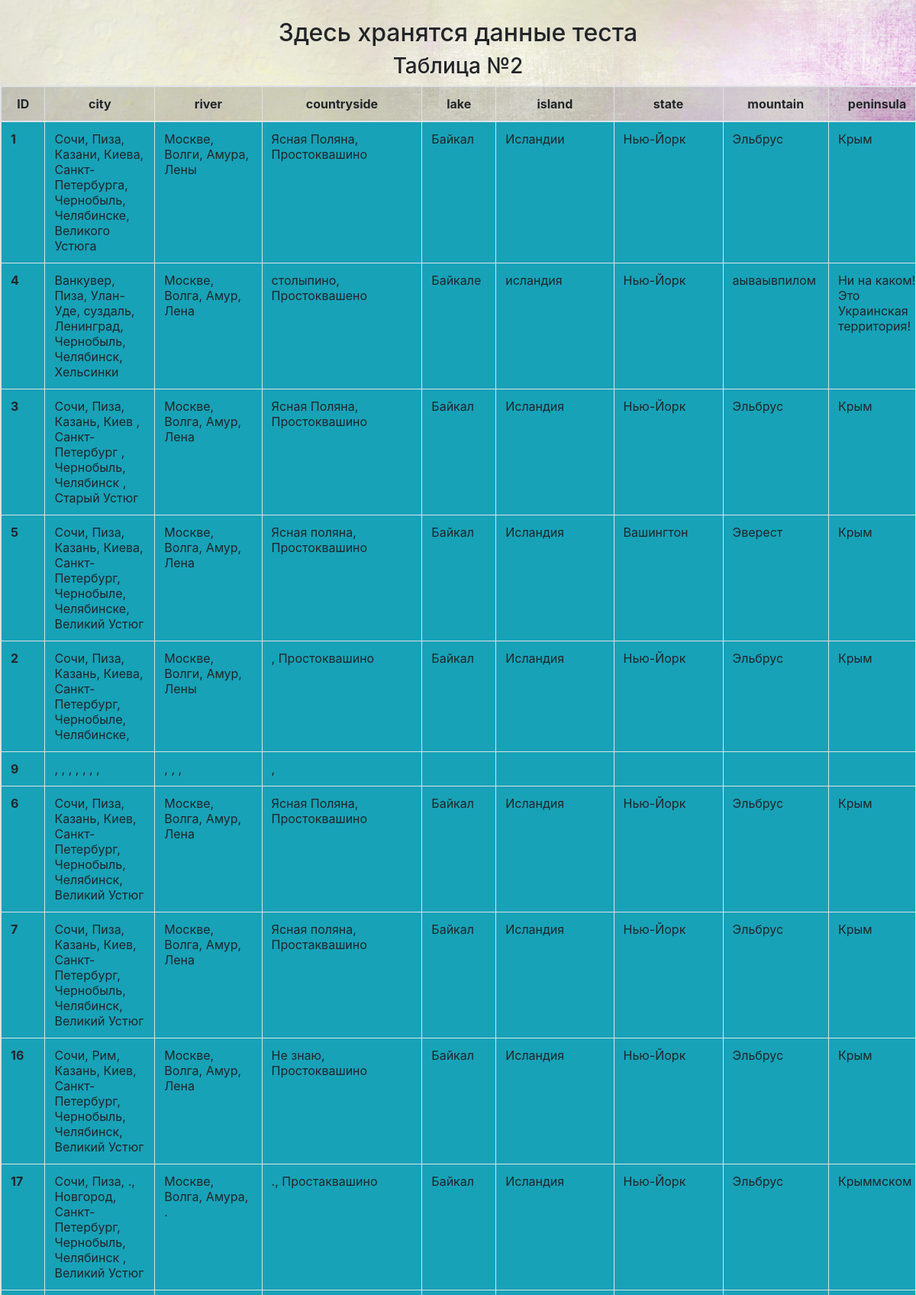
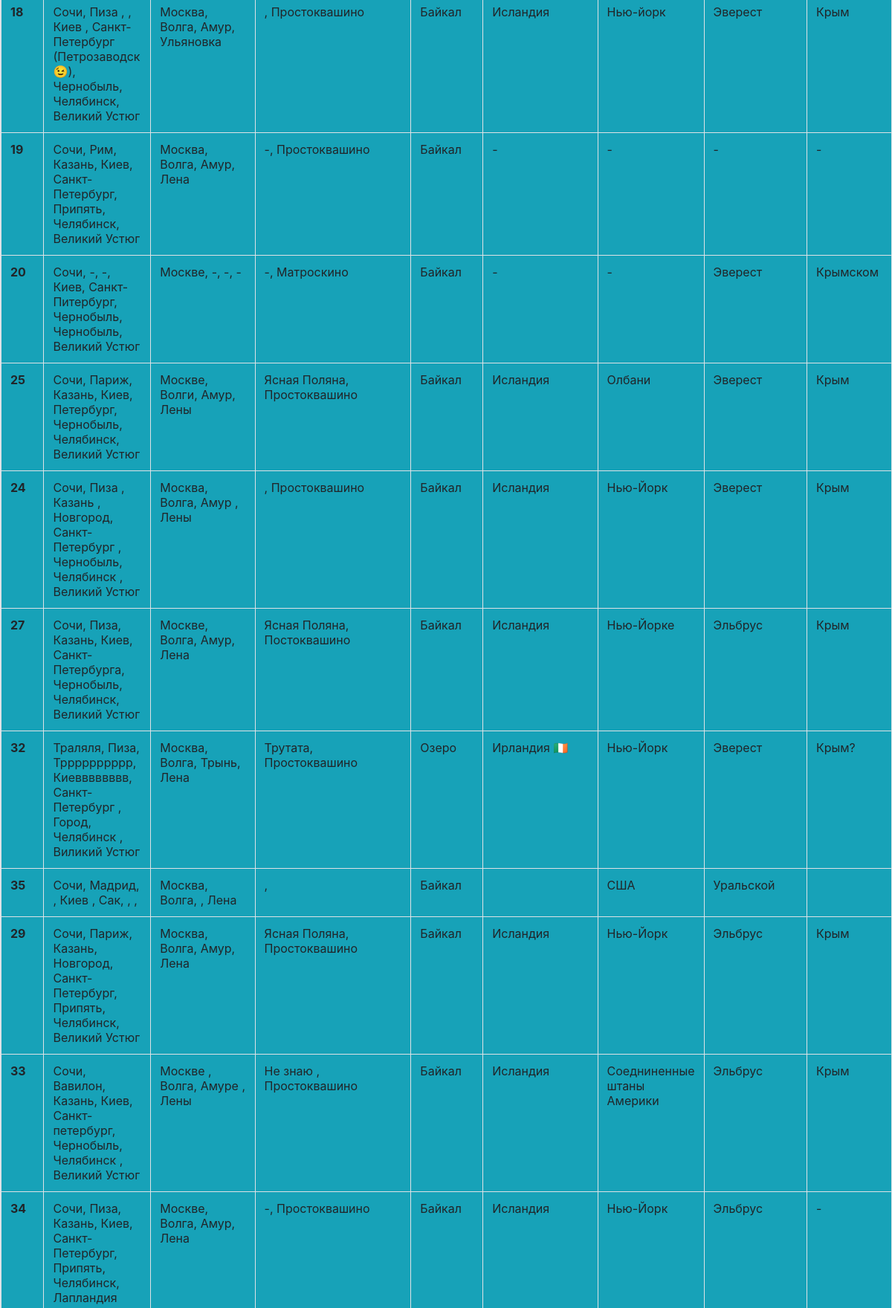
Page /stats2 (upper part) on the committed database (2 pictures, top to bottom).
### tables this page shows
CREATE TABLE db1 (
                                    id integer REFERENCES db0(id) ON DELETE CASCADE ON UPDATE NO ACTION,
                                    city text NOT NULL,
                                    river text NOT NULL,
                                    countryside text NOT NULL,
                                    lake text NOT NULL,
                                    island text NOT NULL,
                                    state text NOT NULL,
                                    mountain text NOT NULL,
                                    peninsula text NOT NULL,
                                    sierra text NOT NULL,
                                    square text NOT NULL
                                    );

### q.py (the view)
@app.route('/stats2')
def stats2():
    conn = create_connection(DATABASE)
    cur = conn.cursor()
    cur.execute("SELECT * FROM db1")
    rows1 = list(cur.fetchall())
    conn.commit()
    return render_template('stats2.html', rows1 = rows1)

### q.py (called while the page is built)
def create_connection(db_file):
    try:
        conn = sqlite3.connect(db_file)
        return conn
    except Error as e:
        print(e)
    return None

### templates/stats2.html (shortened to what this page needs)
﻿<!DOCTYPE html>
<html lang="en">
<head>
<link rel="stylesheet" href="https://maxcdn.bootstrapcdn.com/bootstrap/4.0.0-beta.2/css/bootstrap.min.css">
</head>
<body>
<br>
<div align="center"><h2>Здесь хранятся данные теста</h2></div>
<table class="table table-bordered table-responsive">
<DD align="center"><h3>Таблица №2</h3></DD>
<thead align="center">
<tr class="table-active">
	<th class="active">ID</th>
	<th>city</th>
	<th>river</th>
	<th>countryside</th>
	<th>lake</th>
	<th>island</th>
	<th>state</th>
	<th>mountain</th>
	<th>peninsula</th>
</tr>
</thead>
{% for i in range(rows1 | length) %}
	<tr class="bg-info">
		<th>{{rows1[i][0]}}</th>
		<td>{{rows1[i][1]}}</td>
		<td>{{rows1[i][2]}}</td>
		<td>{{rows1[i][3]}}</td>
		<td>{{rows1[i][4]}}</td>
		<td>{{rows1[i][5]}}</td>
		<td>{{rows1[i][6]}}</td>
		<td>{{rows1[i][7]}}</td>
		<td>{{rows1[i][8]}}</td>
	</tr>
{% endfor %}
</table>
</body>
</html>

### templates/stats2.html (style rules this page uses)
body { background-image: url(static/new.jpg); background-size: cover; background-color: #3670bd; }

### rows in the picture
db1: id "1", city "Сочи, Пиза, Казани, Киева, Санкт-Петербурга, Чернобыль, Челябинске, Великого Устюга", river "Москве, Волги, Амура, Лены", countryside "Ясная Поляна, Простоквашино", lake "Байкал", island "Исландии", state "Нью-Йорк", mountain "Эльбрус", peninsula "Крым"
db1: id "4", city "Ванкувер, Пиза, Улан-Уде, суздаль, Ленинград, Чернобыль, Челябинск, Хельсинки", river "Москве, Волга, Амур, Лена", countryside "столыпино, Простоквашено", lake "Байкале", island "исландия", state "Нью-Йорк", mountain "аываывпилом", peninsula "Ни на каком! Это Украинская территория!"
db1: id "3", city "Сочи, Пиза, Казань, Киев , Санкт-Петербург , Чернобыль, Челябинск , Старый Устюг", river "Москве, Волга, Амур, Лена", countryside "Ясная Поляна, Простоквашино", lake "Байкал", island "Исландия", state "Нью-Йорк", mountain "Эльбрус", peninsula "Крым"
db1: id "5", city "Сочи, Пиза, Казань, Киева, Санкт-Петербург, Чернобыле, Челябинске, Великий Устюг", river "Москве, Волга, Амур, Лена", countryside "Ясная поляна, Простоквашино", lake "Байкал", island "Исландия", state "Вашингтон", mountain "Эверест", peninsula "Крым"
db1: id "2", city "Сочи, Пиза, Казань, Киева, Санкт-Петербург, Чернобыле, Челябинске,", river "Москве, Волги, Амур, Лены", countryside ", Простоквашино", lake "Байкал", island "Исландия", state "Нью-Йорк", mountain "Эльбрус", peninsula "Крым"
db1: id "9", city ", , , , , , ,", river ", , ,", countryside ","
db1: id "6", city "Сочи, Пиза, Казань, Киев, Санкт-Петербург, Чернобыль, Челябинск, Великий Устюг", river "Москве, Волга, Амур, Лена", countryside "Ясная Поляна, Простоквашино", lake "Байкал", island "Исландия", state "Нью-Йорк", mountain "Эльбрус", peninsula "Крым"
db1: id "7", city "Сочи, Пиза, Казань, Киев, Санкт-Петербург, Чернобыль, Челябинск, Великий Устюг", river "Москве, Волга, Амур, Лена", countryside "Ясная поляна, Простаквашино", lake "Байкал", island "Исландия", state "Нью-Йорк", mountain "Эльбрус", peninsula "Крым"
db1: id "16", city "Сочи, Рим, Казань, Киев, Санкт-Петербург, Чернобыль, Челябинск, Великий Устюг", river "Москве, Волга, Амур, Лена", countryside "Не знаю, Простоквашино", lake "Байкал", island "Исландия", state "Нью-Йорк", mountain "Эльбрус", peninsula "Крым"
db1: id "17", city "Сочи, Пиза, ., Новгород, Санкт-Петербург, Чернобыль, Челябинск , Великий Устюг", river "Москве, Волга, Амура, .", countryside "., Простаквашино", lake "Байкал", island "Исландия", state "Нью-Йорк", mountain "Эльбрус", peninsula "Крыммском"
db1: id "18", city "Сочи, Пиза , , Киев , Санкт-Петербург (Петрозаводск 😉), Чернобыль, Челябинск, Великий Устюг", river "Москва, Волга, Амур, Ульяновка", countryside ", Простоквашино", lake "Байкал", island "Исландия", state "Нью-йорк", mountain "Эверест", peninsula "Крым"
db1: id "19", city "Сочи, Рим, Казань, Киев, Санкт-Петербург, Припять, Челябинск, Великий Устюг", river "Москва, Волга, Амур, Лена", countryside "-, Простоквашино", lake "Байкал", island "-", state "-", mountain "-", peninsula "-"
db1: id "20", city "Сочи, -, -, Киев, Санкт-Питербург, Чернобыль, Чернобыль, Великий Устюг", river "Москве, -, -, -", countryside "-, Матроскино", lake "Байкал", island "-", state "-", mountain "Эверест", peninsula "Крымском"
db1: id "25", city "Сочи, Париж, Казань, Киев, Петербург, Чернобыль, Челябинск, Великий Устюг", river "Москве, Волги, Амур, Лены", countryside "Ясная Поляна, Простоквашино", lake "Байкал", island "Исландия", state "Олбани", mountain "Эверест", peninsula "Крым"
db1: id "24", city "Сочи, Пиза , Казань , Новгород, Санкт-Петербург , Чернобыль, Челябинск , Великий Устюг", river "Москва, Волга, Амур , Лены", countryside ", Простоквашино", lake "Байкал", island "Исландия", state "Нью-Йорк", mountain "Эверест", peninsula "Крым"
db1: id "27", city "Сочи, Пиза, Казань, Киев, Санкт-Петербурга, Чернобыль, Челябинск, Великий Устюг", river "Москве, Волга, Амур, Лена", countryside "Ясная Поляна, Постоквашино", lake "Байкал", island "Исландия", state "Нью-Йорке", mountain "Эльбрус", peninsula "Крым"
db1: id "32", city "Траляля, Пиза, Трррррррррр, Киевввввввв, Санкт-Петербург , Город, Челябинск , Виликий Устюг", river "Москва, Волга, Трынь, Лена", countryside "Трутата, Простоквашино", lake "Озеро", island "Ирландия 🇮🇪", state "Нью-Йорк", mountain "Эверест", peninsula "Крым?"
db1: id "35", city "Сочи, Мадрид, , Киев , Сак, , ,", river "Москва, Волга, , Лена", countryside ",", lake "Байкал", state "США", mountain "Уральской"
db1: id "29", city "Сочи, Париж, Казань, Новгород, Санкт-Петербург, Припять, Челябинск, Великий Устюг", river "Москва, Волга, Амур, Лена", countryside "Ясная Поляна, Простоквашино", lake "Байкал", island "Исландия", state "Нью-Йорк", mountain "Эльбрус", peninsula "Крым"
db1: id "33", city "Сочи, Вавилон, Казань, Киев, Санкт-петербург, Чернобыль, Челябинск , Великий Устюг", river "Москве , Волга, Амуре , Лены", countryside "Не знаю , Простоквашино", lake "Байкал", island "Исландия", state "Соедниненные штаны Америки", mountain "Эльбрус", peninsula "Крым"
db1: id "34", city "Сочи, Пиза, Казань, Киев, Санкт-Петербург, Припять, Челябинск, Лапландия", river "Москве, Волга, Амур, Лена", countryside "-, Простоквашино", lake "Байкал", island "Исландия", state "Нью-Йорк", mountain "Эльбрус", peninsula "-"
